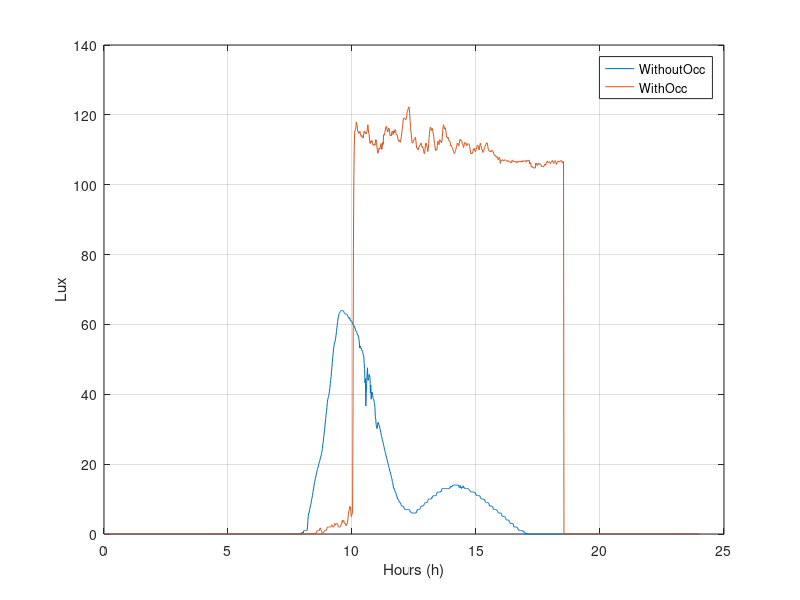

The MATLAB script that drew this image: (Note: this script raises an error after producing the figure.)
%% Lux Data Analysis %%%%%%%%%%%%%%%%%%%%%%%%%%%%%%%%%%%%%%%%%%%%%%%%%%%%%%
%%%%%%%%%%%%%%%%%%%%%%%%%%%%%%%%%%%%%%%%%%%%%%%%%%%%%%%%%%%%%%%%%%%%%%%%%%%

%% == Part 0: 
%%Load Data ============================================================ %%

clear all, close all, clc;
addpath(genpath('functions'))
addpath(genpath('data'))
load('data0_lux.mat');
timedecimal=linspace(0,24,1440);

%% == Part 1: 
%%Plot Lux Data W/WO =================================================== %%

figure();
plot(timedecimal, lux_wo, timedecimal, lux_wi);
legend('WithoutOcc', 'WithOcc')
xlabel('Hours (h)');
ylabel('Lux');
grid on;

%% == Part 2:
%%Plot Lux Data with Low-Pass Filter =================================== %%

figure();
plot(timedecimal, lux_wi, timedecimal, lowfilter(lux_wi,0.15));
legend('WithoutFilter', 'WithFilter')
xlabel('Hours (h)');
ylabel('Lux');
grid on;




